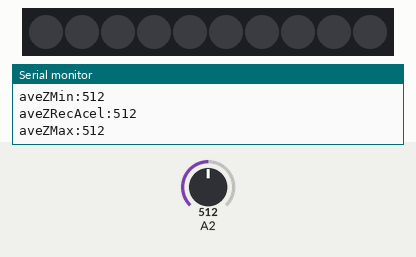
A sketch run on a simulated Arduino Uno, built with avr-gcc and run on an emulated ATmega328P. On the bench: 10 RGB LEDs in strip order, left to right, the last lines printed to the serial monitor. Inputs (shaded band) come from the test bench; at power-on: A2 = 512.

Above: at 1.2 s.
1.3 s: A2 set to 0
At 1.71 s:
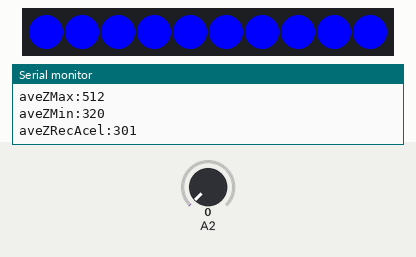
2.9 s: A2 set to 122
5.0 s: A2 set to 306
At 5.28 s:
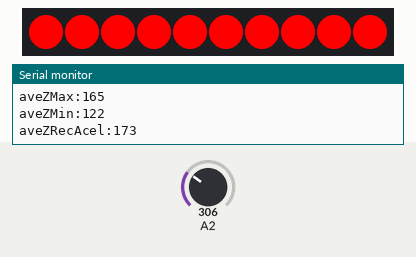

Measured:
- after the input at 1.3 s, the LEDs: first change after 0.05 s (image 1 shows a later state)
- after the input at 5.0 s, the LEDs: first change at once (image 2 shows a later state)

The sketch:

accelLED.ino
```cpp
#include <Adafruit_NeoPixel.h>
#define PIN            9
#define NUMPIXELS      10
#define NUMREC         20
#define NUMAVEREC      10
#define DIFF           80

int zRecAcels[NUMREC];
int aveZRecAcels[NUMAVEREC];
int zAcelRecsCounter = 0;
int aveZAcelRecsCounter = 0;

int UPDIFF = 20;
int DOWNDIFF = 20;

int rColor, bColor, gColor = 0;

Adafruit_NeoPixel pixels = Adafruit_NeoPixel(NUMPIXELS, PIN, NEO_GRB + NEO_KHZ800);

void setup() {
  pixels.begin();
  Serial.begin(9600);

  zAcelRecsCounter = 0;
  for(int i=0; i<NUMREC; i++){
    zRecAcels[i] = 0;
  }
}

void loop() {
  int zAcel = analogRead(A2);

  // zAcelをレコードする
  if(zAcelRecsCounter >= NUMREC) zAcelRecsCounter = 0;
  zRecAcels[zAcelRecsCounter] = zAcel;
  zAcelRecsCounter++;

  // zAcelの平均を算出
  int f = 0;
  for(int i=0; i<zAcelRecsCounter; i++){
    f = f + zRecAcels[i];
  }
  int aveZRecAcel = f / zAcelRecsCounter;

  // aveZAcelをレコードする
  if(aveZAcelRecsCounter >= NUMAVEREC) aveZAcelRecsCounter = 0;
  aveZRecAcels[aveZAcelRecsCounter] = aveZRecAcel;
  aveZAcelRecsCounter++;

  //aveの最大値，最小値を出す
  int aveZMax = 0;
  for(int i=0; i<NUMAVEREC; i++){
    if(aveZMax < aveZRecAcels[i]) {
      aveZMax = aveZRecAcels[i];
    }
  }

  int aveZMin = 1024;
  for(int i=0; i<NUMAVEREC; i++){
    if(aveZMin > aveZRecAcels[i]) {
      aveZMin = aveZRecAcels[i];
    }
  }


  if(zAcel > aveZMax + DOWNDIFF && bColor <= 0) {
    if(rColor <= 200) rColor = rColor + 50;
    bColor = 0;
  } else if(rColor >= 5) {
    rColor = rColor - 5;
    UPDIFF = DIFF;
  }

  if(zAcel < aveZMin - UPDIFF && rColor <= 0) {
    if(bColor <= 200) bColor = bColor + 50
    ;
    rColor = 0;
  } else if(bColor >= 5) {
    bColor = bColor - 5;
    DOWNDIFF = DIFF;
  }

  for(int i=0;i<NUMPIXELS;i++){
    pixels.setPixelColor(i, pixels.Color(rColor,gColor,bColor));
    pixels.show();
  }
  delay(20);

  Serial.println("aveZRecAcel:" + String(aveZRecAcel));
  Serial.println("aveZMax:" + String(aveZMax));
  Serial.println("aveZMin:" + String(aveZMin));
  Serial.println();
}

int averageVal(int r[]) {
  int f = 0;
  int num = sizeof(r)/sizeof(r[0]);
  for(int i=0; i<num; i++){
    f = f + r[i];
  }
  f = f / num;
}

int maxSearch(int r[]) {
  int num = sizeof(r)/sizeof(r[0]);
  int m = 0;
  for(int i=0; i<num; i++){
    if(m < r[i]) {
      m = r[i];
    }
  }
  return m;
}

int minSearch(int r[]) {
  int num = sizeof(r)/sizeof(r[0]);
  int m = 1024;
  for(int i=0; i<num; i++){
    if(m > r[i]) {
      m = r[i];
    }
  }
  return m;
}
```
